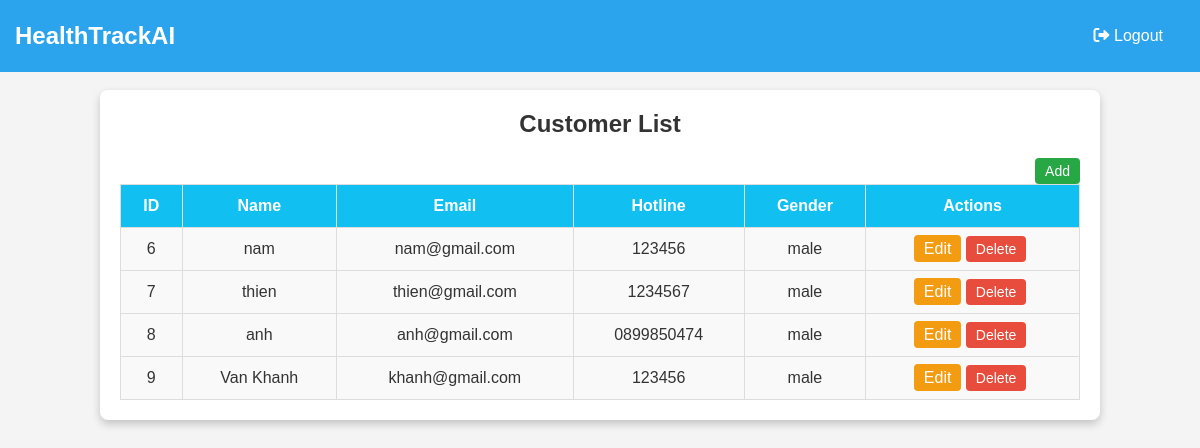
Page /frontend/admin.php on the committed database.
### tables this page shows
CREATE TABLE `users` (
  `id` int(11) NOT NULL,
  `name` varchar(100) NOT NULL,
  `email` varchar(100) NOT NULL,
  `contact` varchar(15) NOT NULL,
  `gender` enum('male','female') NOT NULL,
  `password` varchar(255) NOT NULL,
  `role` varchar(10) DEFAULT NULL
);

### frontend/admin.php (the view, shortened to what this page needs)
<?php
$servername = "127.0.0.1";
$username = "root";
$password = "";
$dbname = "healthtrackai";
$conn = new mysqli($servername, $username, $password, $dbname);
$sql = "SELECT id, name, email, contact, gender FROM users";
$result = $conn->query($sql);
?>
<!DOCTYPE html>
<html lang="en">
<head>
    <link rel="stylesheet" href="assets/css/home.css">
    <link rel="stylesheet" href="https://cdnjs.cloudflare.com/ajax/libs/font-awesome/6.0.0-beta3/css/all.min.css">
</head>
<body>
    <header>
        <h1>HealthTrackAI</h1>
        <nav>
            <ul>
                <li><a href="index.php"><i class="fas fa-sign-out-alt"></i> Logout</a></li>
            </ul>
        </nav>
    </header>
    <div class="table-container">
        <h2>Customer List</h2>
        <a href="add.php" class="add-btn">Add</a>
        <table>
            <thead>
                <tr>
                    <th>ID</th>
                    <th>Name</th>
                    <th>Email</th>
                    <th>Hotline</th>
                    <th>Gender</th>
                    <th>Actions</th>
                </tr>
            </thead>
            <tbody>
                <?php
                if ($result && $result->num_rows > 0) {
                    while ($row = $result->fetch_assoc()) {
                        echo "<tr>
                                <td>{$row['id']}</td>
                                <td>{$row['name']}</td>
                                <td>{$row['email']}</td>
                                <td>{$row['contact']}</td>
                                <td>{$row['gender']}</td>
                                <td>
                                    <a href='edit.php?id={$row['id']}' class='edit-btn'>Edit</a>
                                    <a href='delete.php?id={$row['id']}' class='delete-btn'>Delete</a>
                                </td>
                              </tr>";
                    }
                } else {
                    echo "<tr><td colspan='6'>No customers found.</td></tr>";
                }
                ?>
            </tbody>
        </table>
    </div>
</body>
</html>

### frontend/assets/css/home.css (style rules this page uses)
* { box-sizing: border-box; }
html { scroll-behavior: smooth; }
body { font-family: Arial, sans-serif; margin: 0; padding: 0; background-color: #f5f5f5; }
h1 { text-align: left; margin-left: 20px; }
header { background-color: #007bff; color: white; padding: 2px; width: 100%; display: flex; justify-content: space-between; align-items: center; position: fixed; }
header nav ul { list-style: none; padding: 0; margin: 0; display: flex; justify-content: center; }
header nav ul li { margin: 0 5px; border: 2px solid transparent; border-radius: 4px; transition: border 0.3s ease, background-color 0.3s ease; }
header nav ul li a { color: white; text-decoration: none; padding: 10px 15px; display: block; }

### frontend/admin.php (style rules this page uses)
* { margin: 0; padding: 0; box-sizing: border-box; font-family: Arial, sans-serif; }
body { background-color: #f4f4f4; display: flex; flex-direction: column; align-items: center; min-height: 100vh; padding-top: 70px; }
header { position: fixed; top: 0; width: 100%; padding: 15px; background-color: #2ca4ed; color: #ffffff; text-align: center; z-index: 1000; }
header h1 { margin: 0; font-size: 24px; }
nav ul { list-style: none; padding: 0; }
nav ul li { display: inline; margin: 0 10px; }
nav ul li a { color: #ffffff; text-decoration: none; }
.table-container { width: 90%; max-width: 1000px; margin: 20px auto; background-color: #ffffff; padding: 20px; border-radius: 8px; box-shadow: 0px 4px 8px rgba(0, 0, 0, 0.2); }
.table-container h2 { text-align: center; color: #333; font-size: 24px; margin-bottom: 20px; }
table { width: 100%; border-collapse: collapse; }
th, td { padding: 12px; border: 1px solid #ddd; text-align: center; }
th { background-color: #11c0f1; color: #ffffff; font-weight: bold; }
td { background-color: #f9f9f9; color: #333; }
.delete-btn { color: #ffffff; background-color: #e74c3c; padding: 5px 10px; text-decoration: none; border-radius: 4px; font-size: 14px; margin-right: 5px; }
.edit-btn { color: #ffffff; background-color: #f39c12; padding: 5px 10px; text-decoration: none; border-radius: 4px; }
.add-btn { color: #ffffff; background-color: #28a745; padding: 5px 10px; text-decoration: none; border-radius: 4px; font-size: 14px; margin-left: 10px; float: right; }

### rows in the picture
users: id "6", name "nam", email "nam@gmail.com", contact "123456", gender "male"
users: id "7", name "thien", email "thien@gmail.com", contact "1234567", gender "male"
users: id "8", name "anh", email "anh@gmail.com", contact "0899850474", gender "male"
users: id "9", name "Van Khanh", email "khanh@gmail.com", contact "123456", gender "male"
